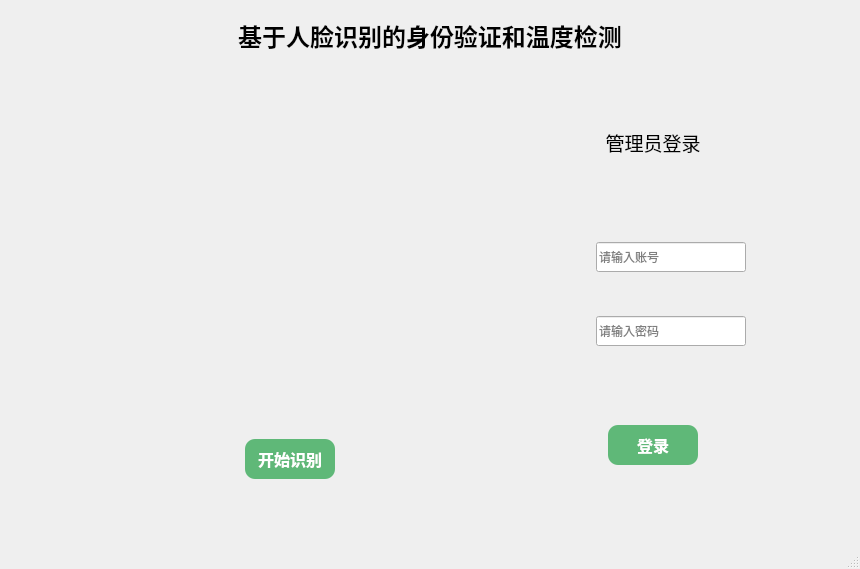
<?xml version="1.0" encoding="UTF-8"?>
<ui version="4.0">
 <class>MainWindow</class>
 <widget class="QMainWindow" name="MainWindow">
  <property name="geometry">
   <rect>
    <x>0</x>
    <y>0</y>
    <width>860</width>
    <height>569</height>
   </rect>
  </property>
  <property name="maximumSize">
   <size>
    <width>16777215</width>
    <height>16777215</height>
   </size>
  </property>
  <property name="windowTitle">
   <string>MainWindow</string>
  </property>
  <property name="styleSheet">
   <string notr="true">#MainWindow{
background:qlineargradient(x1:0,y1:0,x2:1,y2:1,
	stop: 0 #F1F2B5,
	stop: 1 #B5F1E8);
}</string>
  </property>
  <widget class="QWidget" name="widget">
   <layout class="QGridLayout" name="gridLayout_4">
    <item row="0" column="0">
     <widget class="QFrame" name="frame_4">
      <property name="styleSheet">
       <string notr="true">#frame_4{
background:qlineargradient(x1:0,y1:0,x2:1,y2:1,
	stop: 0 #F1F2B5,
	stop: 1 #B5F1E8);
border:none;
}</string>
      </property>
      <property name="frameShape">
       <enum>QFrame::StyledPanel</enum>
      </property>
      <property name="frameShadow">
       <enum>QFrame::Raised</enum>
      </property>
      <layout class="QGridLayout" name="gridLayout_3">
       <item row="1" column="0">
        <layout class="QHBoxLayout" name="horizontalLayout_5">
         <item>
          <spacer name="horizontalSpacer_9">
           <property name="orientation">
            <enum>Qt::Horizontal</enum>
           </property>
           <property name="sizeHint" stdset="0">
            <size>
             <width>40</width>
             <height>20</height>
            </size>
           </property>
          </spacer>
         </item>
         <item>
          <widget class="QFrame" name="frame_3">
           <property name="sizePolicy">
            <sizepolicy hsizetype="Fixed" vsizetype="Fixed">
             <horstretch>0</horstretch>
             <verstretch>0</verstretch>
            </sizepolicy>
           </property>
           <property name="minimumSize">
            <size>
             <width>440</width>
             <height>430</height>
            </size>
           </property>
           <property name="maximumSize">
            <size>
             <width>440</width>
             <height>430</height>
            </size>
           </property>
           <property name="styleSheet">
            <string notr="true">#frame_3{
	border:none;
}</string>
           </property>
           <property name="frameShape">
            <enum>QFrame::StyledPanel</enum>
           </property>
           <property name="frameShadow">
            <enum>QFrame::Raised</enum>
           </property>
           <widget class="QPushButton" name="recoginize_PushButton">
            <property name="geometry">
             <rect>
              <x>180</x>
              <y>360</y>
              <width>90</width>
              <height>40</height>
             </rect>
            </property>
            <property name="sizePolicy">
             <sizepolicy hsizetype="Fixed" vsizetype="Fixed">
              <horstretch>0</horstretch>
              <verstretch>0</verstretch>
             </sizepolicy>
            </property>
            <property name="minimumSize">
             <size>
              <width>90</width>
              <height>40</height>
             </size>
            </property>
            <property name="maximumSize">
             <size>
              <width>90</width>
              <height>40</height>
             </size>
            </property>
            <property name="styleSheet">
             <string notr="true">#recoginize_PushButton{
	background-color: #5FB878;
	color:#FFFFFF;
	border:none;
	border-radius:10px;
	padding:10px;
	font-size : 16px;
	font-weight:bold;
	font-align:center;
}
#recoginize_PushButton:hover{
	background-color: #16A085;
}</string>
            </property>
            <property name="text">
             <string>开始识别</string>
            </property>
           </widget>
          </widget>
         </item>
         <item>
          <layout class="QVBoxLayout" name="verticalLayout">
           <item>
            <spacer name="verticalSpacer_3">
             <property name="orientation">
              <enum>Qt::Vertical</enum>
             </property>
             <property name="sizeHint" stdset="0">
              <size>
               <width>20</width>
               <height>40</height>
              </size>
             </property>
            </spacer>
           </item>
           <item>
            <layout class="QHBoxLayout" name="horizontalLayout_4">
             <item>
              <spacer name="horizontalSpacer_8">
               <property name="orientation">
                <enum>Qt::Horizontal</enum>
               </property>
               <property name="sizeHint" stdset="0">
                <size>
                 <width>40</width>
                 <height>20</height>
                </size>
               </property>
              </spacer>
             </item>
             <item>
              <widget class="QLabel" name="admin_label">
               <property name="sizePolicy">
                <sizepolicy hsizetype="Fixed" vsizetype="Fixed">
                 <horstretch>0</horstretch>
                 <verstretch>0</verstretch>
                </sizepolicy>
               </property>
               <property name="minimumSize">
                <size>
                 <width>100</width>
                 <height>40</height>
                </size>
               </property>
               <property name="maximumSize">
                <size>
                 <width>100</width>
                 <height>40</height>
                </size>
               </property>
               <property name="text">
                <string>&lt;html&gt;&lt;head/&gt;&lt;body&gt;&lt;p align=&quot;center&quot;&gt;&lt;span style=&quot; font-size:14pt;&quot;&gt;管理员登录&lt;/span&gt;&lt;/p&gt;&lt;/body&gt;&lt;/html&gt;</string>
               </property>
              </widget>
             </item>
             <item>
              <spacer name="horizontalSpacer_7">
               <property name="orientation">
                <enum>Qt::Horizontal</enum>
               </property>
               <property name="sizeHint" stdset="0">
                <size>
                 <width>40</width>
                 <height>20</height>
                </size>
               </property>
              </spacer>
             </item>
            </layout>
           </item>
           <item>
            <spacer name="verticalSpacer_2">
             <property name="orientation">
              <enum>Qt::Vertical</enum>
             </property>
             <property name="sizeHint" stdset="0">
              <size>
               <width>20</width>
               <height>40</height>
              </size>
             </property>
            </spacer>
           </item>
           <item>
            <layout class="QHBoxLayout" name="horizontalLayout">
             <item>
              <spacer name="horizontalSpacer">
               <property name="orientation">
                <enum>Qt::Horizontal</enum>
               </property>
               <property name="sizeHint" stdset="0">
                <size>
                 <width>40</width>
                 <height>20</height>
                </size>
               </property>
              </spacer>
             </item>
             <item>
              <widget class="QFrame" name="frame">
               <property name="styleSheet">
                <string notr="true">#frame{    
	border: 1px solid #696969;
    border-radius: 5px;
	border:none;
}
</string>
               </property>
               <property name="frameShape">
                <enum>QFrame::StyledPanel</enum>
               </property>
               <property name="frameShadow">
                <enum>QFrame::Raised</enum>
               </property>
               <layout class="QGridLayout" name="gridLayout">
                <item row="0" column="1">
                 <widget class="QLineEdit" name="name_lineEdit">
                  <property name="sizePolicy">
                   <sizepolicy hsizetype="Fixed" vsizetype="Fixed">
                    <horstretch>0</horstretch>
                    <verstretch>0</verstretch>
                   </sizepolicy>
                  </property>
                  <property name="minimumSize">
                   <size>
                    <width>150</width>
                    <height>30</height>
                   </size>
                  </property>
                  <property name="maximumSize">
                   <size>
                    <width>150</width>
                    <height>30</height>
                   </size>
                  </property>
                  <property name="placeholderText">
                   <string>请输入账号</string>
                  </property>
                 </widget>
                </item>
                <item row="0" column="0">
                 <widget class="QLabel" name="label">
                  <property name="sizePolicy">
                   <sizepolicy hsizetype="Fixed" vsizetype="Fixed">
                    <horstretch>0</horstretch>
                    <verstretch>0</verstretch>
                   </sizepolicy>
                  </property>
                  <property name="minimumSize">
                   <size>
                    <width>30</width>
                    <height>30</height>
                   </size>
                  </property>
                  <property name="maximumSize">
                   <size>
                    <width>30</width>
                    <height>30</height>
                   </size>
                  </property>
                  <property name="styleSheet">
                   <string notr="true">border-image:url(:/res/pic/user_name.png)</string>
                  </property>
                  <property name="text">
                   <string/>
                  </property>
                 </widget>
                </item>
               </layout>
              </widget>
             </item>
             <item>
              <spacer name="horizontalSpacer_2">
               <property name="orientation">
                <enum>Qt::Horizontal</enum>
               </property>
               <property name="sizeHint" stdset="0">
                <size>
                 <width>40</width>
                 <height>20</height>
                </size>
               </property>
              </spacer>
             </item>
            </layout>
           </item>
           <item>
            <spacer name="verticalSpacer_5">
             <property name="orientation">
              <enum>Qt::Vertical</enum>
             </property>
             <property name="sizeType">
              <enum>QSizePolicy::Fixed</enum>
             </property>
             <property name="sizeHint" stdset="0">
              <size>
               <width>20</width>
               <height>20</height>
              </size>
             </property>
            </spacer>
           </item>
           <item>
            <layout class="QHBoxLayout" name="horizontalLayout_2">
             <item>
              <spacer name="horizontalSpacer_3">
               <property name="orientation">
                <enum>Qt::Horizontal</enum>
               </property>
               <property name="sizeHint" stdset="0">
                <size>
                 <width>40</width>
                 <height>20</height>
                </size>
               </property>
              </spacer>
             </item>
             <item>
              <widget class="QFrame" name="frame_2">
               <property name="styleSheet">
                <string notr="true">#frame_2{
	border: 1px solid #696969;
    border-radius: 5px;
	border:none;
}
</string>
               </property>
               <property name="frameShape">
                <enum>QFrame::StyledPanel</enum>
               </property>
               <property name="frameShadow">
                <enum>QFrame::Raised</enum>
               </property>
               <layout class="QGridLayout" name="gridLayout_2">
                <item row="0" column="1">
                 <widget class="QLineEdit" name="pwd_lineEdit">
                  <property name="sizePolicy">
                   <sizepolicy hsizetype="Fixed" vsizetype="Fixed">
                    <horstretch>0</horstretch>
                    <verstretch>0</verstretch>
                   </sizepolicy>
                  </property>
                  <property name="minimumSize">
                   <size>
                    <width>150</width>
                    <height>30</height>
                   </size>
                  </property>
                  <property name="maximumSize">
                   <size>
                    <width>150</width>
                    <height>30</height>
                   </size>
                  </property>
                  <property name="placeholderText">
                   <string>请输入密码</string>
                  </property>
                 </widget>
                </item>
                <item row="0" column="0">
                 <widget class="QLabel" name="label_2">
                  <property name="sizePolicy">
                   <sizepolicy hsizetype="Fixed" vsizetype="Fixed">
                    <horstretch>0</horstretch>
                    <verstretch>0</verstretch>
                   </sizepolicy>
                  </property>
                  <property name="minimumSize">
                   <size>
                    <width>30</width>
                    <height>30</height>
                   </size>
                  </property>
                  <property name="maximumSize">
                   <size>
                    <width>30</width>
                    <height>30</height>
                   </size>
                  </property>
                  <property name="styleSheet">
                   <string notr="true">border-image:url(:/res/pic/pwd.png);</string>
                  </property>
                  <property name="text">
                   <string/>
                  </property>
                 </widget>
                </item>
               </layout>
              </widget>
             </item>
             <item>
              <spacer name="horizontalSpacer_4">
               <property name="orientation">
                <enum>Qt::Horizontal</enum>
               </property>
               <property name="sizeHint" stdset="0">
                <size>
                 <width>40</width>
                 <height>20</height>
                </size>
               </property>
              </spacer>
             </item>
            </layout>
           </item>
           <item>
            <spacer name="verticalSpacer">
             <property name="orientation">
              <enum>Qt::Vertical</enum>
             </property>
             <property name="sizeHint" stdset="0">
              <size>
               <width>20</width>
               <height>40</height>
              </size>
             </property>
            </spacer>
           </item>
           <item>
            <layout class="QHBoxLayout" name="horizontalLayout_3">
             <item>
              <spacer name="horizontalSpacer_6">
               <property name="orientation">
                <enum>Qt::Horizontal</enum>
               </property>
               <property name="sizeHint" stdset="0">
                <size>
                 <width>40</width>
                 <height>20</height>
                </size>
               </property>
              </spacer>
             </item>
             <item>
              <widget class="QPushButton" name="login_pushButton">
               <property name="sizePolicy">
                <sizepolicy hsizetype="Fixed" vsizetype="Fixed">
                 <horstretch>0</horstretch>
                 <verstretch>0</verstretch>
                </sizepolicy>
               </property>
               <property name="minimumSize">
                <size>
                 <width>90</width>
                 <height>40</height>
                </size>
               </property>
               <property name="maximumSize">
                <size>
                 <width>90</width>
                 <height>40</height>
                </size>
               </property>
               <property name="styleSheet">
                <string notr="true">#login_pushButton{
	background-color: #5FB878;
	color:#FFFFFF;
	border:none;
	border-radius:10px;
	padding:10px;
	font-size : 16px;
	font-weight:bold;
	font-align:center;
}
#login_pushButton:hover{
	background-color: #16A085;
}</string>
               </property>
               <property name="text">
                <string>登录</string>
               </property>
              </widget>
             </item>
             <item>
              <spacer name="horizontalSpacer_5">
               <property name="orientation">
                <enum>Qt::Horizontal</enum>
               </property>
               <property name="sizeHint" stdset="0">
                <size>
                 <width>40</width>
                 <height>20</height>
                </size>
               </property>
              </spacer>
             </item>
            </layout>
           </item>
           <item>
            <spacer name="verticalSpacer_4">
             <property name="orientation">
              <enum>Qt::Vertical</enum>
             </property>
             <property name="sizeHint" stdset="0">
              <size>
               <width>20</width>
               <height>40</height>
              </size>
             </property>
            </spacer>
           </item>
          </layout>
         </item>
         <item>
          <spacer name="horizontalSpacer_10">
           <property name="orientation">
            <enum>Qt::Horizontal</enum>
           </property>
           <property name="sizeHint" stdset="0">
            <size>
             <width>40</width>
             <height>20</height>
            </size>
           </property>
          </spacer>
         </item>
        </layout>
       </item>
       <item row="0" column="0">
        <layout class="QHBoxLayout" name="horizontalLayout_6">
         <item>
          <spacer name="horizontalSpacer_11">
           <property name="orientation">
            <enum>Qt::Horizontal</enum>
           </property>
           <property name="sizeHint" stdset="0">
            <size>
             <width>40</width>
             <height>20</height>
            </size>
           </property>
          </spacer>
         </item>
         <item>
          <widget class="QLabel" name="main_label">
           <property name="maximumSize">
            <size>
             <width>400</width>
             <height>50</height>
            </size>
           </property>
           <property name="text">
            <string>&lt;html&gt;&lt;head/&gt;&lt;body&gt;&lt;p align=&quot;center&quot;&gt;&lt;span style=&quot; font-size:18pt; font-weight:600;&quot;&gt;基于人脸识别的身份验证和温度检测&lt;/span&gt;&lt;/p&gt;&lt;/body&gt;&lt;/html&gt;</string>
           </property>
          </widget>
         </item>
         <item>
          <spacer name="horizontalSpacer_12">
           <property name="orientation">
            <enum>Qt::Horizontal</enum>
           </property>
           <property name="sizeHint" stdset="0">
            <size>
             <width>40</width>
             <height>20</height>
            </size>
           </property>
          </spacer>
         </item>
        </layout>
       </item>
      </layout>
     </widget>
    </item>
   </layout>
  </widget>
  <widget class="QMenuBar" name="menubar">
   <property name="geometry">
    <rect>
     <x>0</x>
     <y>0</y>
     <width>860</width>
     <height>28</height>
    </rect>
   </property>
  </widget>
  <widget class="QStatusBar" name="statusbar"/>
 </widget>
 <tabstops>
  <tabstop>name_lineEdit</tabstop>
  <tabstop>pwd_lineEdit</tabstop>
  <tabstop>login_pushButton</tabstop>
 </tabstops>
 <resources/>
 <connections/>
</ui>
